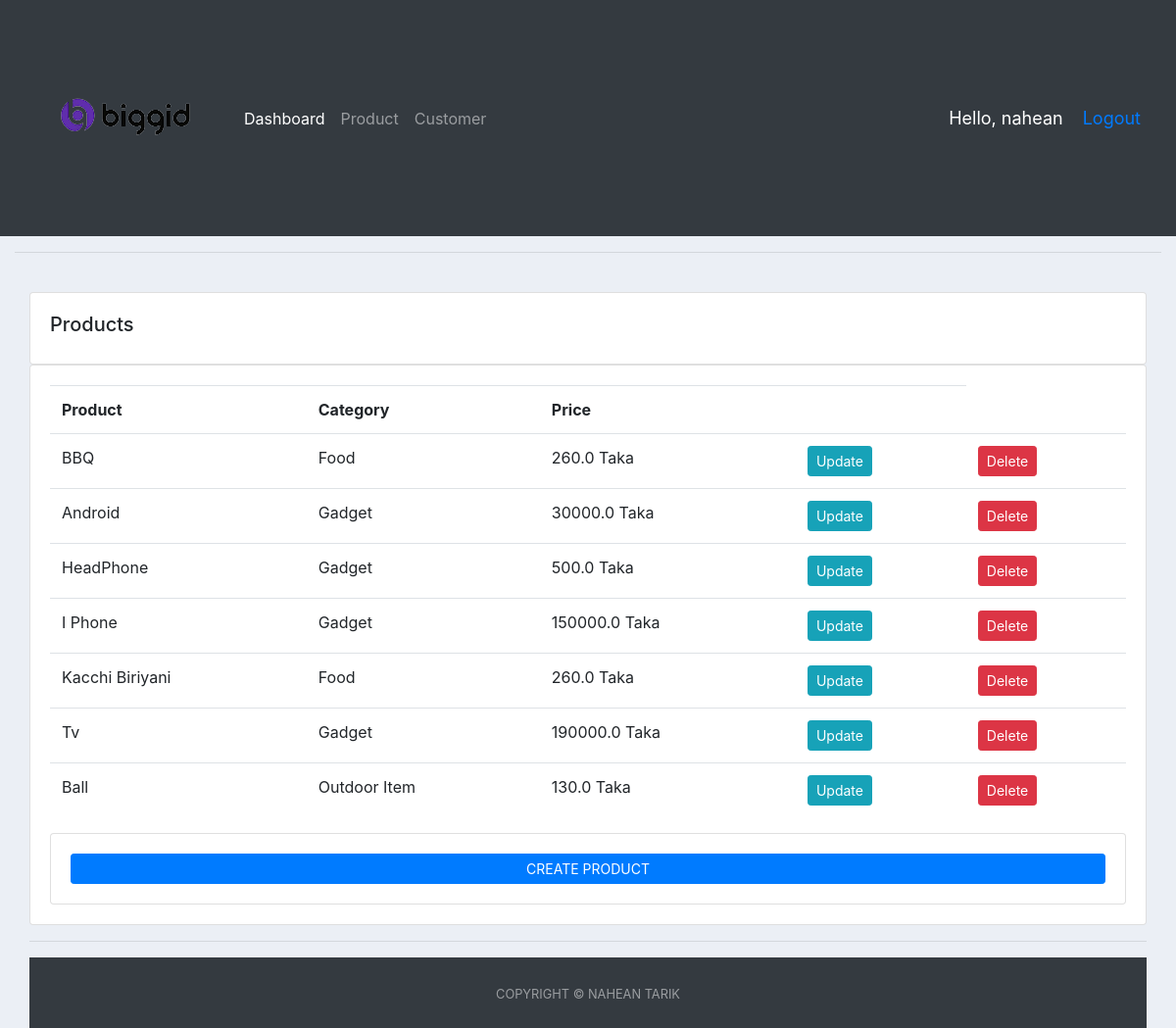
/product/ (signed in), run on the app's committed database.
### accounts/models.py (models this page shows, shortened)
class Product(models.Model):
    CATEGORY = (
        ('Food', 'Food'),
        ('Outdoor Item', 'Outdoor Item'),
        ('Gadget', 'Gadget'),
    )
    name = models.CharField(max_length=200, null=True)
    price = models.FloatField(null=True)
    category = models.CharField(max_length=200, null=True, choices=CATEGORY)
    Description = models.CharField(max_length=200, null=True, blank=True)
    date_created = models.DateTimeField(auto_now_add=True, null=True)
    tags = models.ManyToManyField(Tag)

### accounts/decorators.py (the view)
        def wrapper_func(request, *args, **kwargs):
            group = None
            if request.user.groups.exists():
                group = request.user.groups.all()[0].name
            if group in allowed_roles:
                return view_func(request, *args, **kwargs)
            else:
                return HttpResponse('You are not authorized to view this page')

### accounts/views.py (called while the page is built)
@login_required(login_url='login')
@allowed_users(allowed_roles=['admin'])
def product(request):
    products = Product.objects.all()
    return render(request, 'accounts/product.html', {'products': products})

### accounts/templates/accounts/product.html (shortened to what this page needs)
{% extends 'accounts/main.html' %} {% block content %}
<div class="container-fluid">
  <br />
  <div class="row">
    <div class="col-md">
      <div class="card card-body">
        <h5>Products</h5>
      </div>
      <div class="card card-body">
        <table class="table">
          <tr>
            <th>Product</th>
            <th>Category</th>
            <th>Price</th>
            <th></th>
          </tr>
          {% for i in products %}
          <tr>
            <td>{{i.name}}</td>
            <td>{{i.category}}</td>
            <td>{{i.price}} Taka</td>
            <td>
              <a
                class="btn btn-sm btn-info"
                href="{% url 'update_product' i.id %}"
                >Update</a
              >
            </td>
            <td>
              <a
                class="btn btn-sm btn-danger"
                href="{% url 'delete_product' i.id %}"
                >Delete</a
              >
            </td>
          </tr>
          {% endfor %}
        </table>
        <div class="card card-body">
          <a
            class="prevent-submit btn btn-primary btn-sm btn-block"
            href="{% url 'CreateProduct' %}"
            >CREATE PRODUCT</a
          >
        </div>
      </div>
    </div>
  </div>
  {% endblock %}

### accounts/templates/accounts/navbar.html (shortened to what this page needs)
{% load static %}
<nav class="navbar navbar-expand-lg navbar-dark bg-dark">
  <img src="{% static '/image/im1.png' %}">
    <div class="collapse navbar-collapse" id="navbarNav">
      <ul class="navbar-nav">
        {% if request.user.is_staff %}
        <li class="nav-item active">
          <a class="nav-link" href="{% url 'home' %}">Dashboard <span class="sr-only">(current)</span></a>
        </li>
        <li class="nav-item">
          <a class="nav-link" href="{% url 'product' %}">Product</a>
        </li>
      <li class="nav-item">
        <a class="nav-link" href="{% url 'customer_page' %}">Customer</a>
      </li>
      {% else %}
      <li class="nav-item">
        <a class="nav-link" href="{% url 'accountSet' %}">Profile</a>
      </li>
      {% endif %}
     </ul>
    </div>
    <span class="hello-msg">Hello, {{request.user}}</span>
    <span class="hello-msg"><a href="{% url 'logout' %}">Logout</a></span>
  </nav>

### accounts/templates/accounts/main.html (style rules this page uses)
body { background-color: #ebeff5; }

### accounts/templates/accounts/navbar.html (style rules this page uses)
.hello-msg { font-size: 18px; color: white; margin-right: 20px; }

### data on the page
Product: name "BBQ", category "Food", price "260.0"
Product: name "Android", category "Gadget", price "30000.0"
Product: name "HeadPhone", category "Gadget", price "500.0"
Product: name "I Phone", category "Gadget", price "150000.0"
Product: name "Kacchi Biriyani", category "Food", price "260.0"
Product: name "Tv", category "Gadget", price "190000.0"
Product: name "Ball", category "Outdoor Item", price "130.0"

### other printed values
{{ request.user }} "nahean"
